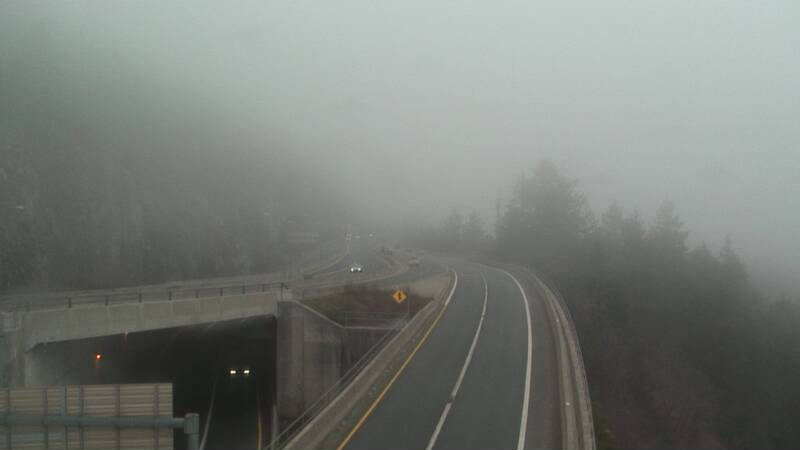
#> input picture src/backend/apps/webcam/tests/228.jpg, 800 x 450 px, found by its file name
$ python test.py
#> lines starting #> are read from the running program, lines starting #| are printed output that depends on the picture
from datetime import datetime
from zoneinfo import ZoneInfo
from pprint import pprint
import json
import re
import requests

import pytz

NEWLINES = re.compile(r'\n')
HTML = re.compile('<.*?>')

from PIL import Image, ImageDraw, ImageFont

font = ImageFont.truetype('BCSans.otf', size=16)

im = Image.open('228.jpg')
#> im is the input picture: PIL image 800x450 RGB; mean R, G, B 119.8, 124.2, 119.6
tz = ZoneInfo("America/Vancouver")

x, y = im.size
#> x = 800; y = 450
ti = Image.new('RGB', (x, y + 24))
#> ti: PIL image 800x474 RGB; every value is 0
ti.paste(im)
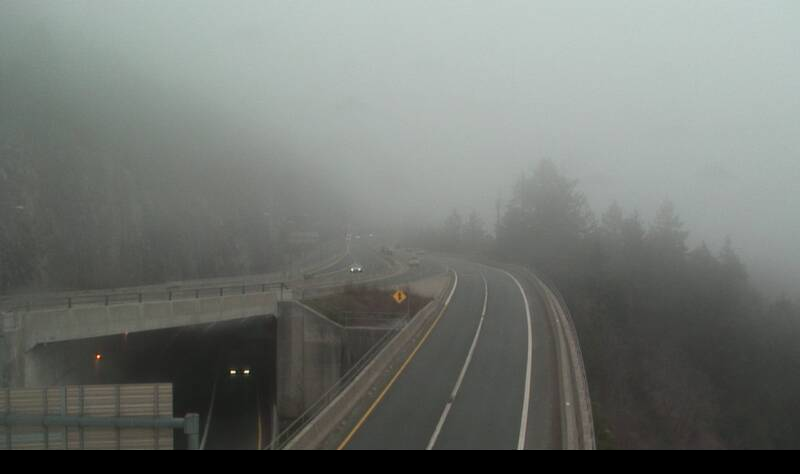
#> ti: PIL image 800x474 RGB; mean R, G, B 113.7, 117.9, 113.5
d = ImageDraw.Draw(ti)
now = datetime.now(tz=tz)
month = now.strftime('%b')
day = now.strftime('%d')
day = day[1:] if day[:1] == '0' else day
ts = f'{month} {day}, {now.strftime("%Y %H:%M:%S %p %Z")}'
d.text((x - 5,  y + 18), ts, fill="white", anchor='rs', font=font)
d.text((5,  y + 18), "DriveBC.ca", fill="white", anchor='ls', font=font)
# ti.show()

ids = [
    893,
    126,
    478,
    254,
    495,
    156,
    874,
    198,
    172,
    197,
    134,
    601,
    602,
    566,
    593,
    146,
    892,
    111,
    1039,
    286,
    794,
    143,
    795,
    378,
    775,
    776,
    778,
    336,
    799,
    823,
    859,
    800,
    6,
    703,
    702,
    701,
    779,
    781,
    782,
    500,
    77,
    815,
    816,
    817,
    812,
    813,
    367,
    784,
    785,
    786,
    236,
    496,
    828,
    122,
    801,
    802,
    803,
    774,
    772,
    773,
    936,
    787,
    788,
    789,
    808,
    809,
    97,
    1017,
    966,
    98,
    99,
    217,
    968,
    967,
    216,
    864,
    865,
    339,
    483,
    141,
    560,
    804,
    807,
    989,
    990,
    226,
    805,
    987,
    988,
    123,
    887,
    205,
    850,
    943,
    1083,
    140,
    353,
    489,
    151,
    256,
    1040,
    1041,
    144,
    110,
    255,
    945,
    484,
    485,
    124,
    970,
    612,
    125,
    980,
    589,
    590,
    591,
    592,
    819,
    820,
    821,
    822,
    288,
    10,
    979,
    471,
    472,
    473,
    475,
    253,
    488,
    888,
    889,
    886,
    166,
    880,
    165,
    376,
    885,
    900,
    100,
    870,
    871,
    924,
    940,
    925,
    958,
    960,
    957,
    959,
    565,
    382,
    200,
    335,
    491,
    328,
    840,
    466,
    912,
    913,
    298,
    297,
    109,
    377,
    1103,
    1104,
    588,
    155,
    451,
    594,
    595,
    239,
    1059,
    295,
    294,
    877,
    878,
    1102,
    1095,
    1094,
    337,
    1098,
    1099,
    1101,
    1100,
    842,
    777,
    59,
    431,
    604,
    603,
    673,
    672,
    670,
    671,
    736,
    12,
    517,
    296,
    697,
    698,
    668,
    669,
    584,
    585,
    586,
    587,
    11,
    486,
    159,
    101,
    487,
    386,
    385,
    875,
    876,
    135,
    901,
    902,
    214,
    189,
    142,
    1016,
    218,
    219,
    558,
    557,
    524,
    220,
    221,
    383,
    467,
    1112,
    65,
    1064,
    1065,
    246,
    452,
    862,
    863,
    235,
    810,
    941,
    942,
    64,
    446,
    265,
    266,
    783,
    247,
    157,
    174,
    162,
    334,
    793,
    158,
    5,
    306,
    754,
    1004,
    1005,
    129,
    881,
    882,
    631,
    213,
    1090,
    1091,
    928,
    929,
    930,
    60,
    175,
    131,
    1116,
    1117,
    1118,
    569,
    567,
    570,
    1072,
    1074,
    1071,
    303,
    1030,
    304,
    1031,
    632,
    935,
    965,
    470,
    160,
    1025,
    1026,
    307,
    61,
    1056,
    1057,
    1055,
    1058,
    56,
    287,
    58,
    818,
    657,
    687,
    688,
    161,
    798,
    685,
    686,
    379,
    380,
    676,
    677,
    2,
    734,
    674,
    675,
    666,
    667,
    281,
    282,
    1044,
    1045,
    501,
    502,
    1110,
    1111,
    453,
    338,
    605,
    606,
    607,
    608,
    972,
    971,
    250,
    1028,
    1043,
    1027,
    442,
    860,
    861,
    443,
    1053,
    1054,
    755,
    1049,
    1048,
    1050,
    229,
    173,
    494,
    627,
    628,
    630,
    879,
    305,
    759,
    626,
    455,
    469,
    139,
    952,
    506,
    248,
    1023,
    1024,
    518,
    188,
    969,
    482,
    481,
    164,
    890,
    355,
    289,
    760,
    761,
    762,
    234,
    633,
    583,
    249,
    561,
    914,
    937,
    938,
    939,
    183,
    132,
    1021,
    1022,
    883,
    884,
    133,
    177,
    1002,
    1003,
    176,
    130,
    252,
    866,
    1076,
    769,
    770,
    771,
    55,
    872,
    340,
    873,
    1051,
    1052,
    78,
    516,
    53,
    368,
    922,
    923,
    230,
    57,
    532,
    533,
    127,
    147,
    148,
    149,
    150,
    637,
    638,
    639,
    640,
    369,
    634,
    635,
    636,
    215,
    454,
    891,
    370,
    867,
    868,
    41,
    194,
    251,
    497,
    96,
    206,
    1070,
    228,
    707,
    662,
    663,
    622,
    623,
    624,
    625,
    618,
    619,
    620,
    621,
    614,
    615,
    616,
    617,
    1006,
    1007,
    853,
    1069,
    1068,
    854,
    852,
    851,
    763,
    73,
    72,
    71,
    1029,
    36,
    113,
    112,
    115,
    114,
    683,
    684,
    292,
    275,
    903,
    904,
    905,
    906,
    277,
    278,
    279,
    280,
    535,
    536,
    537,
    538,
    54,
    354,
    356,
    461,
    462,
    463,
    464,
    268,
    271,
    269,
    270,
    204,
    223,
    224,
    225,
    405,
    403,
    404,
    406,
    656,
    7,
    1096,
    1097,
    556,
    559,
    128,
    629,
    468,
    330,
    333,
    331,
    332,
    324,
    327,
    325,
    326,
    806,
    240,
    899,
    898,
    918,
    919,
    920,
    921,
    231,
    193,
    195,
    192,
    362,
    360,
    359,
    361,
    364,
    365,
    366,
    363,
    1012,
    1013,
    1014,
    1015,
    998,
    999,
    1008,
    1009,
    1011,
    1010,
    459,
    456,
    457,
    458,
    449,
    450,
    448,
    460,
    954,
    961,
    503,
    504,
    232,
    505,
    493,
    492,
    465,
    242,
    241,
    726,
    725,
    719,
    720,
    827,
    826,
    358,
    357,
    721,
    722,
    723,
    724,
    995,
    996,
    997,
    199,
    973,
    841,
    329,
    916,
    917,
    104,
    103,
    79,
    82,
    80,
    81,
    708,
    709,
    710,
    711,
    434,
    435,
    436,
    437,
    438,
    439,
    440,
    441,
    301,
    300,
    299,
    302,
    843,
    844,
    845,
    846,
    983,
    984,
    985,
    986,
    1106,
    1107,
    1108,
    1109,
    86,
    95,
    93,
    94,
    83,
    764,
    84,
    85,
    991,
    992,
    993,
    994,
    811,
    848,
    849,
    814,
    525,
    515,
    682,
    712,
    713,
    714,
    715,
    716,
    717,
    718,
    529,
    699,
    700,
    534,
    613,
    571,
    572,
    573,
    574,
    575,
    609,
    527,
    526,
    610,
    580,
    581,
    582,
    659,
    658,
    660,
    661,
    727,
    728,
    729,
    730,
    311,
    312,
    90,
    89,
    87,
    88,
    319,
    318,
    732,
    796,
    797,
    696,
    695,
    731,
    735,
    780,
    767,
    768,
    791,
    91,
    92,
    577,
    578,
    579,
    733,
    323,
    322,
    211,
    210,
    209,
    208,
    315,
    317,
    316,
    178,
    704,
    705,
    706,
    693,
    694,
    691,
    692,
    689,
    690,
    179,
    665,
    1062,
    1063,
    521,
    520,
    180,
    765,
    766,
    182,
    596,
    597,
    598,
    599,
    152,
    894,
    895,
    896,
    897,
    833,
    834,
    847,
    835,
    519,
    528,
    522,
    829,
    830,
    831,
    832,
    1020,
    1019,
    1018,
    22,
    21,
    20,
    18,
    17,
    19,
    67,
    70,
    309,
    310,
    66,
    291,
    308,
    34,
    33,
    373,
    374,
    371,
    372,
    31,
    30,
    29,
    1115,
    32,
    824,
    825,
    963,
    964,
    962,
    313,
    314,
    391,
    393,
    390,
    392,
    285,
    284,
    836,
    838,
    839,
    837,
    678,
    679,
    680,
    681,
    258,
    1000,
    1001,
    245,
    244,
    243,
    1113,
    1114,
    944,
    907,
    908,
    741,
    742,
    743,
    744,
    737,
    738,
    739,
    740,
    476,
    479,
    430,
    480,
    749,
    750,
    751,
    752,
    399,
    398,
    400,
    343,
    395,
    397,
    396,
    425,
    428,
    664,
    137,
    424,
    427,
    8,
    272,
    273,
    910,
    909,
    926,
    927,
    974,
    975,
    756,
    790,
    792,
    432,
    433,
    976,
    977,
    978,
    423,
    429,
    344,
    347,
    346,
    345,
    352,
    349,
    350,
    351,
    931,
    932,
    933,
    934,
    981,
    982,
    381,
    1084,
    1085,
    375,
    1066,
    1067,
    102,
    649,
    650,
    651,
    342,
    227,
    915,
    1087,
    1088,
    1089,
    1092,
    1093,
    611,
    757,
    758,
    568,
    1119,
    1120,
    1121,
    548,
    550,
    551,
    549,
    263,
    264,
    552,
    554,
    555,
    553,
    267,
    1042,
    238,
    652,
    653,
    654,
    655,
    855,
    856,
    857,
    858,
    507,
    510,
    509,
    508,
    511,
    514,
    513,
    512,
    498,
    499,
    48,
    190,
    531,
    402,
    955,
    956,
    1077,
    1078,
    257,
    426,
    202,
    1047,
    1046,
    1079,
    1080,
    541,
    543,
    544,
    542,
    121,
    951,
    953,
    753,
    120,
    947,
    949,
    950,
    948,
    348,
    869,
    545,
    547,
    546,
    911,
    946,
    1081,
    1082,
    641,
    642,
    643,
    644,
    645,
    646,
    647,
    648,
    9,
    1034,
    1036,
    1037,
    1035,
    745,
    746,
    747,
    748,
    1033,
    1038,
    1032,
    600,
    262,
    259,
    260,
    171,
    170,
    293,
    261,
    168,
    169,
    477,
    562,
    563,
    447,
    16,
    564,
    15,
    196,
    212,
    539,
    444,
    14,
    445,
    13
]

# [11 lines of commented-out code are left out]

#> (the run stopped early here; a loop or call above may not have finished)
